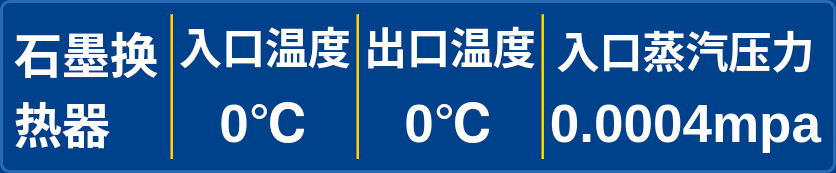
          <widget class="QGroupBox" name="groupBox_9">
           <property name="styleSheet">
            <string notr="true">QGroupBox {
    border: 3px solid rgb(40, 105, 180);  /* 比背景色亮一点的蓝色，宽度增加 */
    border-radius: 10px;             
    background-color: rgb(0, 65, 140);
}</string>
           </property>
           <property name="title">
            <string/>
           </property>
           <layout class="QGridLayout" name="gridLayout_3">
            <item row="0" column="0">
             <layout class="QHBoxLayout" name="horizontalLayout_31">
              <item>
               <widget class="QLabel" name="label_4">
                <property name="minimumSize">
                 <size>
                  <width>150</width>
                  <height>0</height>
                 </size>
                </property>
                <property name="maximumSize">
                 <size>
                  <width>150</width>
                  <height>16777215</height>
                 </size>
                </property>
                <property name="styleSheet">
                 <string notr="true">QLabel {
    font-family: &quot;Microsoft YaHei&quot;;
    font-size:36pt;
    font-weight: bold; /* &lt;-- 添加这一行来设置加粗 */
    background: transparent;
    color: white;
}</string>
                </property>
                <property name="text">
                 <string>石墨换热器</string>
                </property>
                <property name="wordWrap">
                 <bool>true</bool>
                </property>
               </widget>
              </item>
              <item>
               <widget class="QFrame" name="frame">
                <property name="styleSheet">
                 <string notr="true">background-color: rgb(255, 204, 0);</string>
                </property>
                <property name="frameShape">
                 <enum>QFrame::VLine</enum>
                </property>
                <property name="frameShadow">
                 <enum>QFrame::Sunken</enum>
                </property>
               </widget>
              </item>
              <item>
               <layout class="QHBoxLayout" name="horizontalLayout_15" stretch="1,0,1,0,1">
                <property name="spacing">
                 <number>5</number>
                </property>
                <item>
                 <layout class="QVBoxLayout" name="verticalLayout_3">
                  <item>
                   <widget class="QLabel" name="label_ImportedSteamValue_6">
                    <property name="styleSheet">
                     <string notr="true">QLabel {
    font-family: &quot;Microsoft YaHei&quot;;
    font-size: 32pt;
    font-weight: bold; /* &lt;-- 添加这一行来设置加粗 */
    background: transparent;
    color: white;
}</string>
                    </property>
                    <property name="text">
                     <string>入口温度</string>
                    </property>
                    <property name="alignment">
                     <set>Qt::AlignCenter</set>
                    </property>
                   </widget>
                  </item>
                  <item>
                   <widget class="QLabel" name="label_hydrofluoricAcidTankOutletTemperature">
                    <property name="styleSheet">
                     <string notr="true">QLabel{
    font-family: 'Arial Narrow';
    font-size: 40pt;
    font-weight: bold; /* &lt;-- 添加这一行来设置加粗 */
    background:transparent;
    color: white; /* &lt;-- 修改这里 */
    /* 注意：qproperty-alignment 在样式表中无效，需代码里 setAlignment(Qt::AlignCenter) */
}</string>
                    </property>
                    <property name="text">
                     <string>0℃</string>
                    </property>
                    <property name="alignment">
                     <set>Qt::AlignCenter</set>
                    </property>
                   </widget>
                  </item>
                 </layout>
                </item>
                <item>
                 <widget class="QFrame" name="frame_2">
                  <property name="styleSheet">
                   <string notr="true">background-color: rgb(255, 204, 0);</string>
                  </property>
                  <property name="frameShape">
                   <enum>QFrame::VLine</enum>
                  </property>
                  <property name="frameShadow">
                   <enum>QFrame::Sunken</enum>
                  </property>
                 </widget>
                </item>
                <item>
                 <layout class="QVBoxLayout" name="verticalLayout_21">
                  <item>
                   <widget class="QLabel" name="label_ImportedSteamValue">
                    <property name="styleSheet">
                     <string notr="true">QLabel {
    font-family: &quot;Microsoft YaHei&quot;;
    font-size: 32pt;
    font-weight: bold; /* &lt;-- 添加这一行来设置加粗 */
    background: transparent;
    color: white;
}</string>
                    </property>
                    <property name="text">
                     <string>出口温度</string>
                    </property>
                    <property name="alignment">
                     <set>Qt::AlignCenter</set>
                    </property>
                   </widget>
                  </item>
                  <item>
                   <widget class="QLabel" name="labelHFTankTopTemp">
                    <property name="styleSheet">
                     <string notr="true">QLabel{
    font-family: 'Arial Narrow';
    font-size: 40pt;
    font-weight: bold; /* &lt;-- 添加这一行来设置加粗 */
    background:transparent;
    color: white; /* &lt;-- 修改这里 */
    /* 注意：qproperty-alignment 在样式表中无效，需代码里 setAlignment(Qt::AlignCenter) */
}</string>
                    </property>
                    <property name="text">
                     <string>0℃</string>
                    </property>
                    <property name="alignment">
                     <set>Qt::AlignCenter</set>
                    </property>
                   </widget>
                  </item>
                 </layout>
                </item>
                <item>
                 <widget class="QFrame" name="frame_4">
                  <property name="styleSheet">
                   <string notr="true">background-color: rgb(255, 204, 0);</string>
                  </property>
                  <property name="frameShape">
                   <enum>QFrame::VLine</enum>
                  </property>
                  <property name="frameShadow">
                   <enum>QFrame::Sunken</enum>
                  </property>
                 </widget>
                </item>
                <item>
                 <layout class="QVBoxLayout" name="verticalLayout_22">
                  <item>
                   <widget class="QLabel" name="label_QuletLiquidTemp">
                    <property name="styleSheet">
                     <string notr="true">QLabel {
    font-family: &quot;Microsoft YaHei&quot;;
    font-size: 32pt;
    font-weight: bold; /* &lt;-- 添加这一行来设置加粗 */
    background: transparent;
    color: white;
}</string>
                    </property>
                    <property name="text">
                     <string>入口蒸汽压力</string>
                    </property>
                    <property name="alignment">
                     <set>Qt::AlignCenter</set>
                    </property>
                   </widget>
                  </item>
                  <item>
                   <widget class="QLabel" name="labelHFTankTopPressure">
                    <property name="styleSheet">
                     <string notr="true">QLabel{
    font-family: 'Arial Narrow';
    font-size: 40pt;
    font-weight: bold; /* &lt;-- 添加这一行来设置加粗 */
    background:transparent;
    color: white; /* &lt;-- 修改这里 */
    /* 注意：qproperty-alignment 在样式表中无效，需代码里 setAlignment(Qt::AlignCenter) */
}</string>
                    </property>
                    <property name="text">
                     <string>0.0004mpa</string>
                    </property>
                    <property name="alignment">
                     <set>Qt::AlignCenter</set>
                    </property>
                   </widget>
                  </item>
                 </layout>
                </item>
               </layout>
              </item>
             </layout>
            </item>
           </layout>
          </widget>
